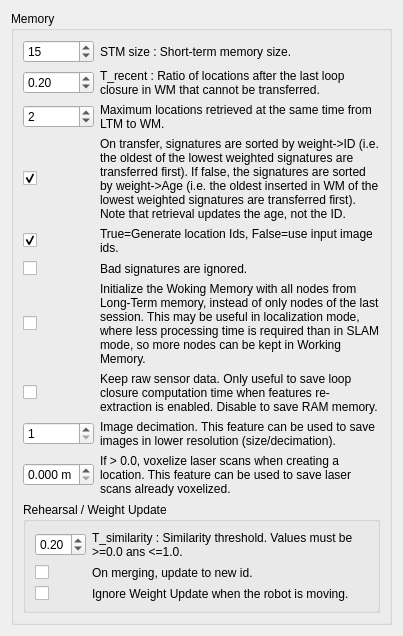
               <widget class="QWidget" name="page_3">
                <layout class="QVBoxLayout" name="verticalLayout_4">
                 <item>
                  <widget class="QGroupBox" name="groupBox_memory1">
                   <property name="title">
                    <string>Memory</string>
                   </property>
                   <layout class="QVBoxLayout" name="verticalLayout_10">
                    <item>
                     <layout class="QGridLayout" name="gridLayout_42" columnstretch="0,1">
                      <item row="8" column="0">
                       <widget class="QSpinBox" name="spinBox_imageDecimation">
                        <property name="minimum">
                         <number>1</number>
                        </property>
                        <property name="maximum">
                         <number>16</number>
                        </property>
                       </widget>
                      </item>
                      <item row="1" column="0">
                       <widget class="QDoubleSpinBox" name="general_doubleSpinBox_recentWmRatio">
                        <property name="minimumSize">
                         <size>
                          <width>50</width>
                          <height>0</height>
                         </size>
                        </property>
                        <property name="maximum">
                         <double>1.000000000000000</double>
                        </property>
                        <property name="singleStep">
                         <double>0.010000000000000</double>
                        </property>
                        <property name="value">
                         <double>0.200000000000000</double>
                        </property>
                       </widget>
                      </item>
                      <item row="0" column="0">
                       <widget class="QSpinBox" name="general_spinBox_maxStMemSize">
                        <property name="minimum">
                         <number>1</number>
                        </property>
                        <property name="maximum">
                         <number>9999</number>
                        </property>
                        <property name="value">
                         <number>15</number>
                        </property>
                       </widget>
                      </item>
                      <item row="6" column="1">
                       <widget class="QLabel" name="label_retrieved_4">
                        <property name="text">
                         <string>Initialize the Woking Memory with all nodes from Long-Term memory, instead of only nodes of the last session. This may be useful in localization mode, where less processing time is required than in SLAM mode, so more nodes can be kept in Working Memory.</string>
                        </property>
                        <property name="wordWrap">
                         <bool>true</bool>
                        </property>
                       </widget>
                      </item>
                      <item row="0" column="1">
                       <widget class="QLabel" name="label_29">
                        <property name="text">
                         <string>STM size : Short-term memory size.</string>
                        </property>
                        <property name="wordWrap">
                         <bool>false</bool>
                        </property>
                       </widget>
                      </item>
                      <item row="1" column="1">
                       <widget class="QLabel" name="label_ratioRecent">
                        <property name="text">
                         <string>T_recent : Ratio of locations after the last loop closure in WM that cannot be transferred.</string>
                        </property>
                        <property name="wordWrap">
                         <bool>true</bool>
                        </property>
                       </widget>
                      </item>
                      <item row="2" column="0">
                       <widget class="QSpinBox" name="general_spinBox_maxRetrieved">
                        <property name="maximum">
                         <number>999</number>
                        </property>
                        <property name="singleStep">
                         <number>1</number>
                        </property>
                        <property name="value">
                         <number>2</number>
                        </property>
                       </widget>
                      </item>
                      <item row="2" column="1">
                       <widget class="QLabel" name="label_retrieved">
                        <property name="text">
                         <string>Maximum locations retrieved at the same time from LTM to WM.</string>
                        </property>
                        <property name="wordWrap">
                         <bool>true</bool>
                        </property>
                       </widget>
                      </item>
                      <item row="4" column="0">
                       <widget class="QCheckBox" name="general_checkBox_generateIds">
                        <property name="text">
                         <string/>
                        </property>
                        <property name="checked">
                         <bool>true</bool>
                        </property>
                       </widget>
                      </item>
                      <item row="4" column="1">
                       <widget class="QLabel" name="label_retrieved_2">
                        <property name="text">
                         <string>True=Generate location Ids, False=use input image ids.</string>
                        </property>
                        <property name="wordWrap">
                         <bool>true</bool>
                        </property>
                       </widget>
                      </item>
                      <item row="5" column="0">
                       <widget class="QCheckBox" name="general_checkBox_badSignaturesIgnored">
                        <property name="text">
                         <string/>
                        </property>
                        <property name="checked">
                         <bool>false</bool>
                        </property>
                       </widget>
                      </item>
                      <item row="5" column="1">
                       <widget class="QLabel" name="label_retrieved_3">
                        <property name="text">
                         <string>Bad signatures are ignored.</string>
                        </property>
                        <property name="wordWrap">
                         <bool>true</bool>
                        </property>
                       </widget>
                      </item>
                      <item row="6" column="0">
                       <widget class="QCheckBox" name="general_checkBox_initWMWithAllNodes">
                        <property name="text">
                         <string/>
                        </property>
                        <property name="checked">
                         <bool>false</bool>
                        </property>
                       </widget>
                      </item>
                      <item row="7" column="1">
                       <widget class="QLabel" name="label_retrieved_5">
                        <property name="text">
                         <string>Keep raw sensor data. Only useful to save loop closure computation time when features re-extraction is enabled. Disable to save RAM memory.</string>
                        </property>
                        <property name="wordWrap">
                         <bool>true</bool>
                        </property>
                       </widget>
                      </item>
                      <item row="7" column="0">
                       <widget class="QCheckBox" name="general_checkBox_keepRawData">
                        <property name="text">
                         <string/>
                        </property>
                        <property name="checked">
                         <bool>false</bool>
                        </property>
                       </widget>
                      </item>
                      <item row="8" column="1">
                       <widget class="QLabel" name="label_retrieved_6">
                        <property name="text">
                         <string>Image decimation. This feature can be used to save images in lower resolution (size/decimation).</string>
                        </property>
                        <property name="wordWrap">
                         <bool>true</bool>
                        </property>
                       </widget>
                      </item>
                      <item row="3" column="1">
                       <widget class="QLabel" name="label_retrieved_7">
                        <property name="text">
                         <string>On transfer, signatures are sorted by weight-&gt;ID (i.e. the oldest of the lowest weighted signatures are transferred first). If false, the signatures are sorted by weight-&gt;Age (i.e. the oldest inserted in WM of the lowest weighted signatures are transferred first). Note that retrieval updates the age, not the ID.</string>
                        </property>
                        <property name="wordWrap">
                         <bool>true</bool>
                        </property>
                       </widget>
                      </item>
                      <item row="3" column="0">
                       <widget class="QCheckBox" name="general_checkBox_transferSortingByWeightId">
                        <property name="text">
                         <string/>
                        </property>
                        <property name="checked">
                         <bool>true</bool>
                        </property>
                       </widget>
                      </item>
                      <item row="9" column="1">
                       <widget class="QLabel" name="label_retrieved_8">
                        <property name="text">
                         <string>If &gt; 0.0, voxelize laser scans when creating a location. This feature can be used to save laser scans already voxelized.</string>
                        </property>
                        <property name="wordWrap">
                         <bool>true</bool>
                        </property>
                       </widget>
                      </item>
                      <item row="9" column="0">
                       <widget class="QDoubleSpinBox" name="general_doubleSpinBox_laserScanVoxel">
                        <property name="minimumSize">
                         <size>
                          <width>50</width>
                          <height>0</height>
                         </size>
                        </property>
                        <property name="suffix">
                         <string> m</string>
                        </property>
                        <property name="decimals">
                         <number>3</number>
                        </property>
                        <property name="maximum">
                         <double>1.000000000000000</double>
                        </property>
                        <property name="singleStep">
                         <double>0.010000000000000</double>
                        </property>
                        <property name="value">
                         <double>0.000000000000000</double>
                        </property>
                       </widget>
                      </item>
                     </layout>
                    </item>
                    <item>
                     <widget class="QGroupBox" name="groupBox_rehearsal2">
                      <property name="title">
                       <string>Rehearsal / Weight Update</string>
                      </property>
                      <layout class="QGridLayout" name="gridLayout_12" columnstretch="0,1">
                       <item row="2" column="0">
                        <widget class="QCheckBox" name="general_checkBox_RehearsalIdUpdatedToNewOne">
                         <property name="text">
                          <string/>
                         </property>
                        </widget>
                       </item>
                       <item row="0" column="1">
                        <widget class="QLabel" name="label_similarity">
                         <property name="text">
                          <string>T_similarity : Similarity threshold. Values must be &gt;=0.0 ans &lt;=1.0.</string>
                         </property>
                         <property name="wordWrap">
                          <bool>true</bool>
                         </property>
                        </widget>
                       </item>
                       <item row="0" column="0">
                        <widget class="QDoubleSpinBox" name="doubleSpinBox_similarityThreshold">
                         <property name="maximum">
                          <double>1.000000000000000</double>
                         </property>
                         <property name="value">
                          <double>0.200000000000000</double>
                         </property>
                        </widget>
                       </item>
                       <item row="2" column="1">
                        <widget class="QLabel" name="label_rehearsalIdUpdate">
                         <property name="text">
                          <string>On merging, update to new id.</string>
                         </property>
                         <property name="wordWrap">
                          <bool>true</bool>
                         </property>
                        </widget>
                       </item>
                       <item row="3" column="1">
                        <widget class="QLabel" name="label_rehearsalIdUpdate_2">
                         <property name="text">
                          <string>Ignore Weight Update when the robot is moving.</string>
                         </property>
                         <property name="wordWrap">
                          <bool>true</bool>
                         </property>
                        </widget>
                       </item>
                       <item row="3" column="0">
                        <widget class="QCheckBox" name="rgdb_rehearsalWeightIgnoredWhileMoving">
                         <property name="text">
                          <string/>
                         </property>
                        </widget>
                       </item>
                      </layout>
                     </widget>
                    </item>
                   </layout>
                  </widget>
                 </item>
                 <item>
                  <spacer name="verticalSpacer_6">
                   <property name="orientation">
                    <enum>Qt::Vertical</enum>
                   </property>
                   <property name="sizeHint" stdset="0">
                    <size>
                     <width>0</width>
                     <height>0</height>
                    </size>
                   </property>
                  </spacer>
                 </item>
                </layout>
               </widget>
